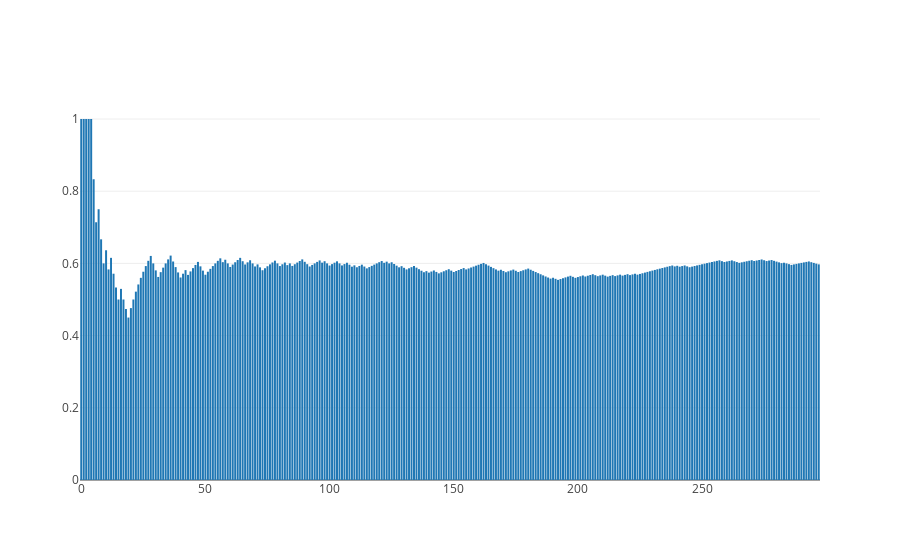

Notebook code cell kept with this figure:
### Code cell
data = [go.Bar(x=df.index, y = df[0])]
py.iplot(data, filename='prob/experiment')

### Figure 1 — Plotly figure (JSON) as saved in the notebook; plotly's stock layout.template omitted (floating-point values rounded to 4 significant figures; data arrays with more than 128 entries replaced by an {"elided": "..."} marker saying what was removed)
{"data": [{"type": "bar", "uid": "05b0a11a-c0a2-11e8-98ab-0c4de9c1987e", "x": {"elided": "298 int values"}, "y": {"elided": "298 float values"}}], "layout": {}}
